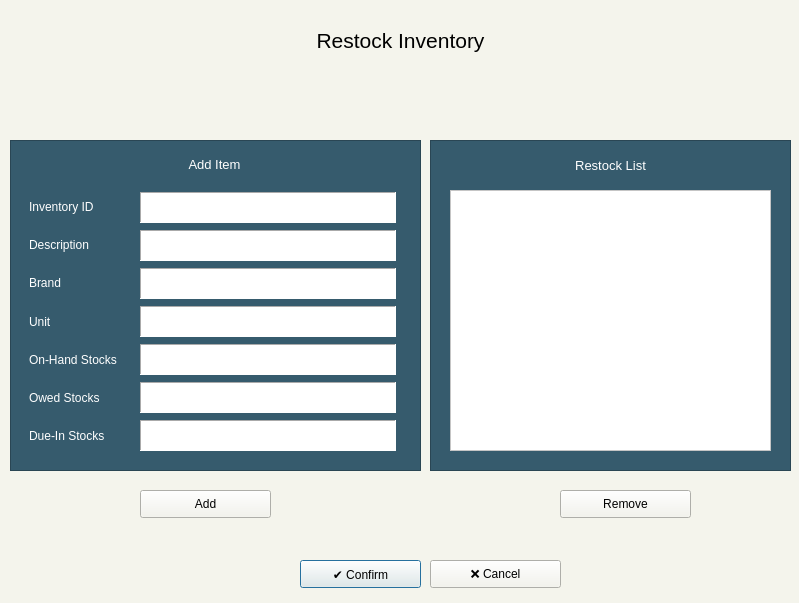
<?xml version="1.0" encoding="UTF-8"?>
<ui version="4.0">
 <class>Restock</class>
 <widget class="QDialog" name="Restock">
  <property name="geometry">
   <rect>
    <x>0</x>
    <y>0</y>
    <width>799</width>
    <height>603</height>
   </rect>
  </property>
  <property name="windowTitle">
   <string>Restock Inventory</string>
  </property>
  <property name="windowIcon">
   <iconset>
    <normaloff>img/econologo_bkgd 200.png</normaloff>img/econologo_bkgd 200.png</iconset>
  </property>
  <property name="styleSheet">
   <string notr="true">background-color: #f4f4ec;</string>
  </property>
  <widget class="QPushButton" name="btnConfirm">
   <property name="geometry">
    <rect>
     <x>300</x>
     <y>560</y>
     <width>121</width>
     <height>28</height>
    </rect>
   </property>
   <property name="text">
    <string>✔️ Confirm</string>
   </property>
  </widget>
  <widget class="QPushButton" name="btnCancel">
   <property name="geometry">
    <rect>
     <x>430</x>
     <y>560</y>
     <width>131</width>
     <height>28</height>
    </rect>
   </property>
   <property name="text">
    <string>❌ Cancel</string>
   </property>
  </widget>
  <widget class="QFrame" name="frame">
   <property name="geometry">
    <rect>
     <x>10</x>
     <y>140</y>
     <width>411</width>
     <height>331</height>
    </rect>
   </property>
   <property name="styleSheet">
    <string notr="true">background: #365b6d;</string>
   </property>
   <property name="frameShape">
    <enum>QFrame::StyledPanel</enum>
   </property>
   <property name="frameShadow">
    <enum>QFrame::Raised</enum>
   </property>
   <widget class="QWidget" name="verticalLayoutWidget">
    <property name="geometry">
     <rect>
      <x>19</x>
      <y>51</y>
      <width>111</width>
      <height>261</height>
     </rect>
    </property>
    <layout class="QVBoxLayout" name="loParam">
     <item>
      <widget class="QLabel" name="label">
       <property name="styleSheet">
        <string notr="true">color: White;</string>
       </property>
       <property name="text">
        <string>Inventory ID</string>
       </property>
      </widget>
     </item>
     <item>
      <widget class="QLabel" name="label_2">
       <property name="styleSheet">
        <string notr="true">color: White;</string>
       </property>
       <property name="text">
        <string>Description</string>
       </property>
      </widget>
     </item>
     <item>
      <widget class="QLabel" name="label_3">
       <property name="styleSheet">
        <string notr="true">color: White;</string>
       </property>
       <property name="text">
        <string>Brand</string>
       </property>
      </widget>
     </item>
     <item>
      <widget class="QLabel" name="label_4">
       <property name="styleSheet">
        <string notr="true">color: White;</string>
       </property>
       <property name="text">
        <string>Unit</string>
       </property>
      </widget>
     </item>
     <item>
      <widget class="QLabel" name="label_7">
       <property name="styleSheet">
        <string notr="true">color: White;</string>
       </property>
       <property name="text">
        <string>On-Hand Stocks</string>
       </property>
      </widget>
     </item>
     <item>
      <widget class="QLabel" name="label_6">
       <property name="styleSheet">
        <string notr="true">color: White;</string>
       </property>
       <property name="text">
        <string>Owed Stocks</string>
       </property>
      </widget>
     </item>
     <item>
      <widget class="QLabel" name="label_5">
       <property name="styleSheet">
        <string notr="true">color: White;</string>
       </property>
       <property name="text">
        <string>Due-In Stocks</string>
       </property>
      </widget>
     </item>
    </layout>
   </widget>
   <widget class="QTextEdit" name="teDueIn">
    <property name="geometry">
     <rect>
      <x>130</x>
      <y>280</y>
      <width>256</width>
      <height>31</height>
     </rect>
    </property>
    <property name="styleSheet">
     <string notr="true">background: #ffffff</string>
    </property>
    <property name="frameShape">
     <enum>QFrame::Panel</enum>
    </property>
    <property name="tabChangesFocus">
     <bool>true</bool>
    </property>
    <property name="html">
     <string>&lt;!DOCTYPE HTML PUBLIC &quot;-//W3C//DTD HTML 4.0//EN&quot; &quot;http://www.w3.org/TR/REC-html40/strict.dtd&quot;&gt;
&lt;html&gt;&lt;head&gt;&lt;meta name=&quot;qrichtext&quot; content=&quot;1&quot; /&gt;&lt;style type=&quot;text/css&quot;&gt;
p, li { white-space: pre-wrap; }
&lt;/style&gt;&lt;/head&gt;&lt;body style=&quot; font-family:'MS Shell Dlg 2'; font-size:7.8pt; font-weight:400; font-style:normal;&quot;&gt;
&lt;p align=&quot;center&quot; style=&quot;-qt-paragraph-type:empty; margin-top:0px; margin-bottom:0px; margin-left:0px; margin-right:0px; -qt-block-indent:0; text-indent:0px;&quot;&gt;&lt;br /&gt;&lt;/p&gt;&lt;/body&gt;&lt;/html&gt;</string>
    </property>
   </widget>
   <widget class="QTextEdit" name="teInvID">
    <property name="geometry">
     <rect>
      <x>130</x>
      <y>52</y>
      <width>256</width>
      <height>31</height>
     </rect>
    </property>
    <property name="styleSheet">
     <string notr="true">background: #ffffff</string>
    </property>
    <property name="frameShape">
     <enum>QFrame::Panel</enum>
    </property>
    <property name="tabChangesFocus">
     <bool>true</bool>
    </property>
    <property name="html">
     <string>&lt;!DOCTYPE HTML PUBLIC &quot;-//W3C//DTD HTML 4.0//EN&quot; &quot;http://www.w3.org/TR/REC-html40/strict.dtd&quot;&gt;
&lt;html&gt;&lt;head&gt;&lt;meta name=&quot;qrichtext&quot; content=&quot;1&quot; /&gt;&lt;style type=&quot;text/css&quot;&gt;
p, li { white-space: pre-wrap; }
&lt;/style&gt;&lt;/head&gt;&lt;body style=&quot; font-family:'MS Shell Dlg 2'; font-size:7.8pt; font-weight:400; font-style:normal;&quot;&gt;
&lt;p align=&quot;center&quot; style=&quot;-qt-paragraph-type:empty; margin-top:0px; margin-bottom:0px; margin-left:0px; margin-right:0px; -qt-block-indent:0; text-indent:0px;&quot;&gt;&lt;br /&gt;&lt;/p&gt;&lt;/body&gt;&lt;/html&gt;</string>
    </property>
   </widget>
   <widget class="QTextEdit" name="teOwed">
    <property name="geometry">
     <rect>
      <x>130</x>
      <y>242</y>
      <width>256</width>
      <height>31</height>
     </rect>
    </property>
    <property name="styleSheet">
     <string notr="true">background: #ffffff</string>
    </property>
    <property name="frameShape">
     <enum>QFrame::Panel</enum>
    </property>
    <property name="tabChangesFocus">
     <bool>true</bool>
    </property>
    <property name="html">
     <string>&lt;!DOCTYPE HTML PUBLIC &quot;-//W3C//DTD HTML 4.0//EN&quot; &quot;http://www.w3.org/TR/REC-html40/strict.dtd&quot;&gt;
&lt;html&gt;&lt;head&gt;&lt;meta name=&quot;qrichtext&quot; content=&quot;1&quot; /&gt;&lt;style type=&quot;text/css&quot;&gt;
p, li { white-space: pre-wrap; }
&lt;/style&gt;&lt;/head&gt;&lt;body style=&quot; font-family:'MS Shell Dlg 2'; font-size:7.8pt; font-weight:400; font-style:normal;&quot;&gt;
&lt;p align=&quot;center&quot; style=&quot;-qt-paragraph-type:empty; margin-top:0px; margin-bottom:0px; margin-left:0px; margin-right:0px; -qt-block-indent:0; text-indent:0px;&quot;&gt;&lt;br /&gt;&lt;/p&gt;&lt;/body&gt;&lt;/html&gt;</string>
    </property>
   </widget>
   <widget class="QTextEdit" name="teBrand">
    <property name="geometry">
     <rect>
      <x>130</x>
      <y>128</y>
      <width>256</width>
      <height>31</height>
     </rect>
    </property>
    <property name="styleSheet">
     <string notr="true">background: #ffffff</string>
    </property>
    <property name="frameShape">
     <enum>QFrame::Panel</enum>
    </property>
    <property name="tabChangesFocus">
     <bool>true</bool>
    </property>
    <property name="html">
     <string>&lt;!DOCTYPE HTML PUBLIC &quot;-//W3C//DTD HTML 4.0//EN&quot; &quot;http://www.w3.org/TR/REC-html40/strict.dtd&quot;&gt;
&lt;html&gt;&lt;head&gt;&lt;meta name=&quot;qrichtext&quot; content=&quot;1&quot; /&gt;&lt;style type=&quot;text/css&quot;&gt;
p, li { white-space: pre-wrap; }
&lt;/style&gt;&lt;/head&gt;&lt;body style=&quot; font-family:'MS Shell Dlg 2'; font-size:7.8pt; font-weight:400; font-style:normal;&quot;&gt;
&lt;p align=&quot;center&quot; style=&quot;-qt-paragraph-type:empty; margin-top:0px; margin-bottom:0px; margin-left:0px; margin-right:0px; -qt-block-indent:0; text-indent:0px;&quot;&gt;&lt;br /&gt;&lt;/p&gt;&lt;/body&gt;&lt;/html&gt;</string>
    </property>
   </widget>
   <widget class="QTextEdit" name="teOnHand">
    <property name="geometry">
     <rect>
      <x>130</x>
      <y>204</y>
      <width>256</width>
      <height>31</height>
     </rect>
    </property>
    <property name="styleSheet">
     <string notr="true">background: #ffffff</string>
    </property>
    <property name="frameShape">
     <enum>QFrame::Panel</enum>
    </property>
    <property name="tabChangesFocus">
     <bool>true</bool>
    </property>
    <property name="html">
     <string>&lt;!DOCTYPE HTML PUBLIC &quot;-//W3C//DTD HTML 4.0//EN&quot; &quot;http://www.w3.org/TR/REC-html40/strict.dtd&quot;&gt;
&lt;html&gt;&lt;head&gt;&lt;meta name=&quot;qrichtext&quot; content=&quot;1&quot; /&gt;&lt;style type=&quot;text/css&quot;&gt;
p, li { white-space: pre-wrap; }
&lt;/style&gt;&lt;/head&gt;&lt;body style=&quot; font-family:'MS Shell Dlg 2'; font-size:7.8pt; font-weight:400; font-style:normal;&quot;&gt;
&lt;p align=&quot;center&quot; style=&quot;-qt-paragraph-type:empty; margin-top:0px; margin-bottom:0px; margin-left:0px; margin-right:0px; -qt-block-indent:0; text-indent:0px;&quot;&gt;&lt;br /&gt;&lt;/p&gt;&lt;/body&gt;&lt;/html&gt;</string>
    </property>
   </widget>
   <widget class="QTextEdit" name="teDescription">
    <property name="geometry">
     <rect>
      <x>130</x>
      <y>90</y>
      <width>256</width>
      <height>31</height>
     </rect>
    </property>
    <property name="styleSheet">
     <string notr="true">background: #ffffff</string>
    </property>
    <property name="frameShape">
     <enum>QFrame::Panel</enum>
    </property>
    <property name="tabChangesFocus">
     <bool>true</bool>
    </property>
    <property name="html">
     <string>&lt;!DOCTYPE HTML PUBLIC &quot;-//W3C//DTD HTML 4.0//EN&quot; &quot;http://www.w3.org/TR/REC-html40/strict.dtd&quot;&gt;
&lt;html&gt;&lt;head&gt;&lt;meta name=&quot;qrichtext&quot; content=&quot;1&quot; /&gt;&lt;style type=&quot;text/css&quot;&gt;
p, li { white-space: pre-wrap; }
&lt;/style&gt;&lt;/head&gt;&lt;body style=&quot; font-family:'MS Shell Dlg 2'; font-size:7.8pt; font-weight:400; font-style:normal;&quot;&gt;
&lt;p align=&quot;center&quot; style=&quot;-qt-paragraph-type:empty; margin-top:0px; margin-bottom:0px; margin-left:0px; margin-right:0px; -qt-block-indent:0; text-indent:0px;&quot;&gt;&lt;br /&gt;&lt;/p&gt;&lt;/body&gt;&lt;/html&gt;</string>
    </property>
   </widget>
   <widget class="QTextEdit" name="teUnit">
    <property name="geometry">
     <rect>
      <x>130</x>
      <y>166</y>
      <width>256</width>
      <height>31</height>
     </rect>
    </property>
    <property name="styleSheet">
     <string notr="true">background: #ffffff</string>
    </property>
    <property name="frameShape">
     <enum>QFrame::Panel</enum>
    </property>
    <property name="tabChangesFocus">
     <bool>true</bool>
    </property>
    <property name="html">
     <string>&lt;!DOCTYPE HTML PUBLIC &quot;-//W3C//DTD HTML 4.0//EN&quot; &quot;http://www.w3.org/TR/REC-html40/strict.dtd&quot;&gt;
&lt;html&gt;&lt;head&gt;&lt;meta name=&quot;qrichtext&quot; content=&quot;1&quot; /&gt;&lt;style type=&quot;text/css&quot;&gt;
p, li { white-space: pre-wrap; }
&lt;/style&gt;&lt;/head&gt;&lt;body style=&quot; font-family:'MS Shell Dlg 2'; font-size:7.8pt; font-weight:400; font-style:normal;&quot;&gt;
&lt;p align=&quot;center&quot; style=&quot;-qt-paragraph-type:empty; margin-top:0px; margin-bottom:0px; margin-left:0px; margin-right:0px; -qt-block-indent:0; text-indent:0px;&quot;&gt;&lt;br /&gt;&lt;/p&gt;&lt;/body&gt;&lt;/html&gt;</string>
    </property>
   </widget>
   <widget class="QLabel" name="label_8">
    <property name="geometry">
     <rect>
      <x>14</x>
      <y>9</y>
      <width>381</width>
      <height>31</height>
     </rect>
    </property>
    <property name="font">
     <font>
      <pointsize>10</pointsize>
     </font>
    </property>
    <property name="styleSheet">
     <string notr="true">color:White;</string>
    </property>
    <property name="text">
     <string>Add Item</string>
    </property>
    <property name="alignment">
     <set>Qt::AlignCenter</set>
    </property>
   </widget>
  </widget>
  <widget class="QLabel" name="label_9">
   <property name="geometry">
    <rect>
     <x>10</x>
     <y>10</y>
     <width>781</width>
     <height>61</height>
    </rect>
   </property>
   <property name="font">
    <font>
     <pointsize>16</pointsize>
    </font>
   </property>
   <property name="text">
    <string>Restock Inventory</string>
   </property>
   <property name="alignment">
    <set>Qt::AlignCenter</set>
   </property>
  </widget>
  <widget class="QFrame" name="frame_2">
   <property name="geometry">
    <rect>
     <x>430</x>
     <y>140</y>
     <width>361</width>
     <height>331</height>
    </rect>
   </property>
   <property name="styleSheet">
    <string notr="true">background: #365b6d;</string>
   </property>
   <property name="frameShape">
    <enum>QFrame::StyledPanel</enum>
   </property>
   <property name="frameShadow">
    <enum>QFrame::Raised</enum>
   </property>
   <widget class="QListView" name="lsRestock">
    <property name="geometry">
     <rect>
      <x>20</x>
      <y>50</y>
      <width>321</width>
      <height>261</height>
     </rect>
    </property>
    <property name="autoFillBackground">
     <bool>false</bool>
    </property>
    <property name="styleSheet">
     <string notr="true">background: White;</string>
    </property>
   </widget>
   <widget class="QLabel" name="label_10">
    <property name="geometry">
     <rect>
      <x>20</x>
      <y>10</y>
      <width>321</width>
      <height>31</height>
     </rect>
    </property>
    <property name="font">
     <font>
      <pointsize>10</pointsize>
     </font>
    </property>
    <property name="styleSheet">
     <string notr="true">color:White;</string>
    </property>
    <property name="text">
     <string>Restock List</string>
    </property>
    <property name="alignment">
     <set>Qt::AlignCenter</set>
    </property>
   </widget>
  </widget>
  <widget class="QPushButton" name="btnAdd">
   <property name="geometry">
    <rect>
     <x>140</x>
     <y>490</y>
     <width>131</width>
     <height>28</height>
    </rect>
   </property>
   <property name="text">
    <string>Add</string>
   </property>
  </widget>
  <widget class="QPushButton" name="btnRemove">
   <property name="geometry">
    <rect>
     <x>560</x>
     <y>490</y>
     <width>131</width>
     <height>28</height>
    </rect>
   </property>
   <property name="text">
    <string>Remove</string>
   </property>
  </widget>
 </widget>
 <resources/>
 <connections/>
</ui>
